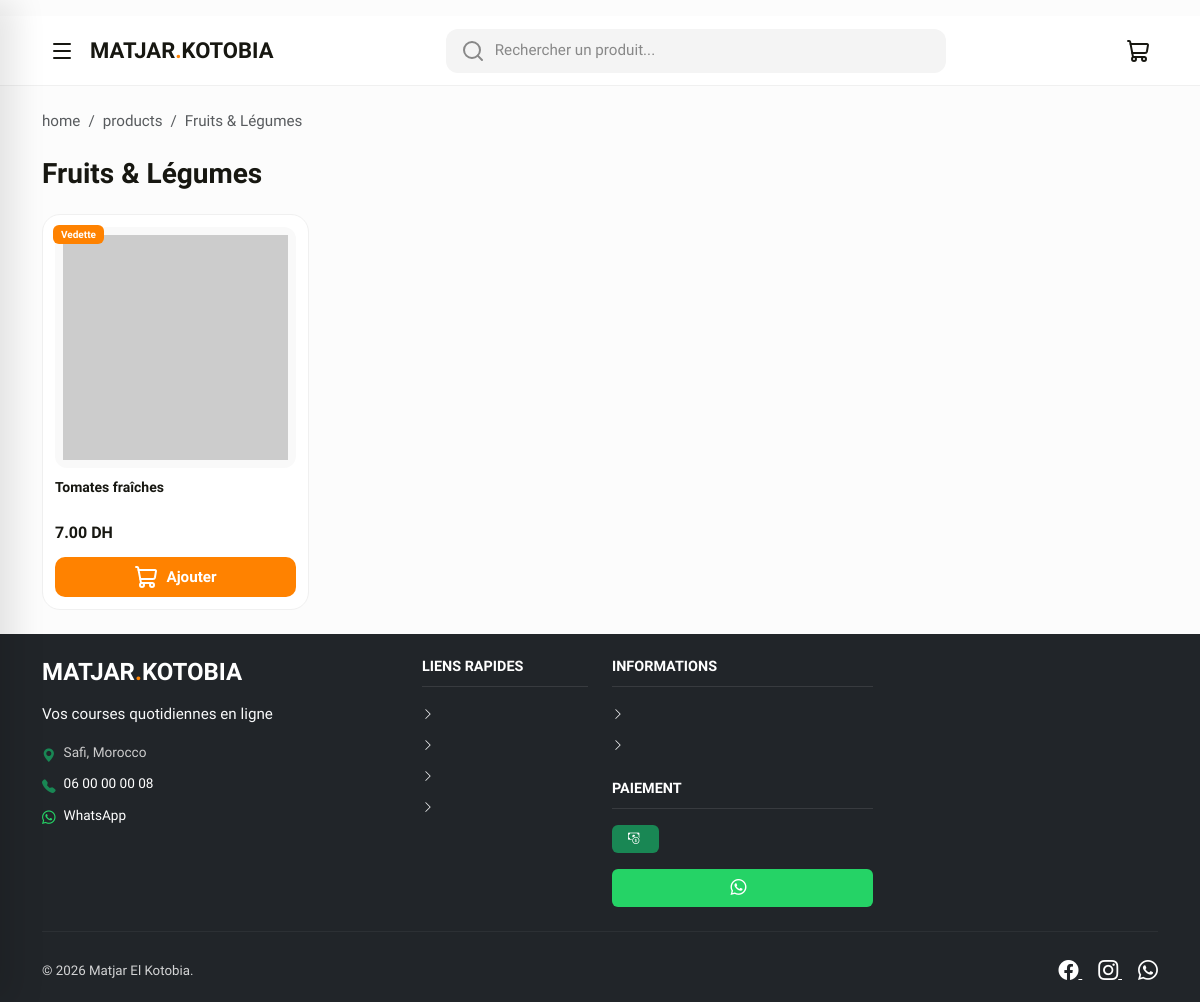
The app's page /pages/category.php?slug=fruits-legumes with its own data.
### tables this page shows
CREATE TABLE IF NOT EXISTS `hri_category` (
    `category_id`               INT UNSIGNED    NOT NULL AUTO_INCREMENT,
    `category_name_fr`          VARCHAR(100)    NOT NULL                 COMMENT 'Category name in French',
    `category_name_ar`          VARCHAR(100)    NOT NULL                 COMMENT 'Category name in Arabic',
    `category_slug`             VARCHAR(120)    NOT NULL                 COMMENT 'URL-safe slug (e.g. fruits-legumes)',
    `category_icon`             VARCHAR(100)             DEFAULT NULL    COMMENT 'Bootstrap Icon class or filename',
    `category_image`            VARCHAR(255)             DEFAULT NULL    COMMENT 'Category image filename (assets/images/categories/)',
    `category_description_fr`   TEXT                     DEFAULT NULL    COMMENT 'Optional description in French',
    `category_description_ar`   TEXT                     DEFAULT NULL    COMMENT 'Optional description in Arabic',
    `category_display_order`    INT             NOT NULL DEFAULT 0       COMMENT 'Sort order for nav/listing display',
    `category_is_active`        TINYINT(1)      NOT NULL DEFAULT 1       COMMENT '1=visible, 0=hidden',
    `category_created_at`       DATETIME        NOT NULL DEFAULT CURRENT_TIMESTAMP,
    `category_updated_at`       DATETIME        NOT NULL DEFAULT CURRENT_TIMESTAMP
                                                         ON UPDATE CURRENT_TIMESTAMP,

     
    PRIMARY KEY (`category_id`),
    UNIQUE KEY `uq_category_slug` (`category_slug`),

     
    INDEX `idx_category_slug`         (`category_slug`),
    INDEX `idx_category_active_order` (`category_is_active`, `category_display_order`)

);

CREATE TABLE IF NOT EXISTS `hri_product` (
    `product_id`                INT UNSIGNED    NOT NULL AUTO_INCREMENT,
    `product_category_id`       INT UNSIGNED    NOT NULL                 COMMENT 'FK → hri_category.category_id',
    `product_name_fr`           VARCHAR(200)    NOT NULL                 COMMENT 'Product name in French',
    `product_name_ar`           VARCHAR(200)    NOT NULL                 COMMENT 'Product name in Arabic',
    `product_slug`              VARCHAR(220)    NOT NULL                 COMMENT 'URL-safe slug — unique per product',
    `product_description_fr`    TEXT                     DEFAULT NULL    COMMENT 'Full description in French',
    `product_description_ar`    TEXT                     DEFAULT NULL    COMMENT 'Full description in Arabic',
    `product_price`             DECIMAL(10,2)   NOT NULL                 COMMENT 'Regular price in DH (MAD)',
    `product_sale_price`        DECIMAL(10,2)            DEFAULT NULL    COMMENT 'Promotional price in DH — NULL = no sale',
    `product_unit`              ENUM('kg','piece','pack','liter','gram','unit')
                                                NOT NULL DEFAULT 'piece' COMMENT 'Unit of measure',
    `product_unit_step`         DECIMAL(5,2)    NOT NULL DEFAULT 1.00   COMMENT 'Cart quantity increment (e.g. 0.5 for ½ kg)',
    `product_stock_quantity`    INT             NOT NULL DEFAULT 0       COMMENT 'Available stock — 0 = out of stock',
    `product_image`             VARCHAR(255)    NOT NULL DEFAULT 'default_product.jpg'
                                                                         COMMENT 'Main image filename (assets/uploads/products/)',
    `product_image_thumb`       VARCHAR(255)             DEFAULT NULL    COMMENT 'Thumbnail filename (generated by PHP GD)',
    `product_is_featured`       TINYINT(1)      NOT NULL DEFAULT 0       COMMENT '1 = show in homepage featured section',
    `product_is_on_sale`        TINYINT(1)      NOT NULL DEFAULT 0       COMMENT '1 = show sale badge overlay',
    `product_is_active`         TINYINT(1)      NOT NULL DEFAULT 1       COMMENT '1 = visible to customers',
    `product_view_count`        INT UNSIGNED    NOT NULL DEFAULT 0       COMMENT 'Page-view counter for basic analytics',
    `product_sort_order`        INT             NOT NULL DEFAULT 0       COMMENT 'Custom sort within category',
    `product_created_at`        DATETIME        NOT NULL DEFAULT CURRENT_TIMESTAMP,
    `product_updated_at`        DATETIME        NOT NULL DEFAULT CURRENT_TIMESTAMP
                                                         ON UPDATE CURRENT_TIMESTAMP,

     
    PRIMARY KEY (`product_id`),
    UNIQUE KEY `uq_product_slug` (`product_slug`),

    CONSTRAINT `fk_product_category`
        FOREIGN KEY (`product_category_id`)
        REFERENCES `hri_category` (`category_id`)
        ON DELETE RESTRICT
        ON UPDATE CASCADE,

     
    INDEX `idx_product_category`  (`product_category_id`),
    INDEX `idx_product_slug`      (`product_slug`),
    INDEX `idx_product_active`    (`product_is_active`),
    INDEX `idx_product_featured`  (`product_is_featured`, `product_is_active`),
    INDEX `idx_product_sale`      (`product_is_on_sale`,  `product_is_active`),
    INDEX `idx_product_price`     (`product_price`),
    INDEX `idx_product_stock`     (`product_stock_quantity`),

     
    FULLTEXT INDEX `idx_product_search` (`product_name_fr`, `product_name_ar`,
                                          `product_description_fr`, `product_description_ar`)

);

CREATE TABLE IF NOT EXISTS `hri_settings` (
    `setting_id`            INT UNSIGNED    NOT NULL AUTO_INCREMENT,
    `setting_key`           VARCHAR(100)    NOT NULL                 COMMENT 'Machine-readable key (permanent)',
    `setting_value`         TEXT                     DEFAULT NULL    COMMENT 'Stored value',
    `setting_type`          ENUM('text','number','boolean','json')
                                            NOT NULL DEFAULT 'text'  COMMENT 'Value type for validation',
    `setting_group`         VARCHAR(50)     NOT NULL DEFAULT 'general'
                                                                     COMMENT 'Grouping for admin UI',
    `setting_label_fr`      VARCHAR(150)             DEFAULT NULL    COMMENT 'Human-readable label (FR)',
    `setting_label_ar`      VARCHAR(150)             DEFAULT NULL    COMMENT 'Human-readable label (AR)',
    `setting_updated_at`    DATETIME        NOT NULL DEFAULT CURRENT_TIMESTAMP
                                                     ON UPDATE CURRENT_TIMESTAMP,

     
    PRIMARY KEY (`setting_id`),
    UNIQUE KEY `uq_setting_key` (`setting_key`),

     
    INDEX `idx_setting_key`   (`setting_key`),
    INDEX `idx_setting_group` (`setting_group`)

);

### pages/_product_card.php (the view, shortened to what the rows shown need)
<?php
$p = $product_data;
$product_id = (int)$p['product_id'];
$product_name_fr = $p['product_name_fr'];
$product_name_ar = $p['product_name_ar'];
$product_image = $p['product_image'];
$product_price = (float)$p['product_price'];
$product_sale_price = (float)$p['product_sale_price'];
$is_on_sale = (bool)$p['product_is_on_sale'] && $product_sale_price > 0 && $product_sale_price < $product_price;
$display_price = $is_on_sale ? $product_sale_price : $product_price;
$cart = $_SESSION[CART_SESSION_KEY] ?? [];
$in_cart = isset($cart[$product_id]);
?>
<div class="hri-product-card <?php echo $in_cart ? 'is-active' : ''; ?>" data-product-id="<?php echo $product_id; ?>">
    <?php if ($is_on_sale): ?>
        <span class="hri-product-card__badge hri-product-card__badge--sale">-<?php echo round((($product_price - $product_sale_price) / $product_price) * 100); ?>%</span>
    <?php elseif ($p['product_is_featured']): ?>
        <span class="hri-product-card__badge hri-product-card__badge--featured"><?php echo $current_language === 'ar' ? 'مميز' : 'Vedette'; ?></span>
    <?php endif; ?>
    <a href="<?php echo SITE_URL; ?>/pages/product_detail.php?slug=<?php echo $p['product_slug']; ?>" class="hri-product-card__image text-decoration-none">
        <img src="<?php echo get_product_image_url($product_image); ?>" alt="<?php echo htmlspecialchars($product_name_fr); ?>" loading="lazy" onerror="this.src='https://placehold.co/200x200/f5f5f5/9e9e9e?text=No+Image'">
    </a>
    <div class="hri-product-card__content">
        <a href="<?php echo SITE_URL; ?>/pages/product_detail.php?slug=<?php echo $p['product_slug']; ?>" class="hri-product-card__title">
            <?php echo htmlspecialchars($current_language === 'ar' ? $product_name_ar : $product_name_fr); ?>
        </a>
        <div class="hri-product-card__price">
            <span class="current"><?php echo format_price($display_price); ?></span>
        </div>
        <div class="hri-product-card__actions">
            <button class="hri-product-card__btn-cart" onclick="addCardToCart(<?php echo $product_id; ?>)">
                <i data-lucide="shopping-cart" size="16"></i>
                <span><?php echo $current_language === 'ar' ? 'أضف' : 'Ajouter'; ?></span>
            </button>
        </div>
    </div>
</div>

### pages/category.php (shortened to what the rows shown need)
<?php
$slug = $_GET['slug'] ?? '';
$category = get_category_by_slug($slug);
$category_id = (int)$category['category_id'];
$current_page = isset($_GET['page']) ? (int)$_GET['page'] : 1;
$product_list = get_products_by_category($category_id, $current_page);
$category_name = get_category_name($category);
require_once __DIR__ . '/../includes/header.php';
?>
<div class="container py-4">
    <nav aria-label="breadcrumb">
        <ol class="breadcrumb mb-4">
            <li class="breadcrumb-item"><a href="<?= SITE_URL ?>/index.php" class="text-decoration-none text-muted"><?= translate('home') ?></a></li>
            <li class="breadcrumb-item"><a href="<?= SITE_URL ?>/pages/products.php" class="text-decoration-none text-muted"><?= translate('products') ?></a></li>
            <li class="breadcrumb-item active" aria-current="page"><?= htmlspecialchars($category_name) ?></li>
        </ol>
    </nav>
    <div class="d-flex justify-content-between align-items-center mb-4">
        <h1 class="h3 fw-bold mb-0">
            <?= htmlspecialchars($category_name) ?>
        </h1>
    </div>
    <?php if (empty($product_list)): ?>
        <div class="text-center py-5">
            <i class="bi bi-search fs-1 text-muted mb-3 d-block"></i>
            <p class="text-muted"><?= translate('no_products_found') ?></p>
            <a href="<?= SITE_URL ?>/pages/products.php" class="btn hri-btn-orange text-white fw-bold">
                <?= translate('view_all') ?>
            </a>
        </div>
    <?php else: ?>
        <div class="row g-2 g-md-3">
            <?php foreach ($product_list as $product_data): ?>
                <div class="col-6 col-md-4 col-lg-3">
                    <?php include __DIR__ . '/_product_card.php'; ?>
                </div>
            <?php endforeach; ?>
        </div>
    <?php endif; ?>
</div>
<?php
require_once __DIR__ . '/../includes/footer.php';
?>

### includes/footer.php (shortened to what the rows shown need)
<?php
$db_address = get_setting('store_address');
$store_address = !empty($db_address) ? $db_address : (DEFAULT_CITY . ', ' . DEFAULT_COUNTRY);
?>
    <footer class="footer bg-dark text-white pt-4 pb-3">
        <div class="container">
            <div class="row g-4">
                <div class="col-lg-4 col-md-6">
                    <ul class="list-unstyled footer-contact">
                        <li class="mb-2">
                            <i class="bi bi-geo-alt-fill me-2 text-success"></i>
                            <span><?php echo htmlspecialchars($store_address); ?></span>
                        </li>
                    </ul>
                </div>
            </div>
        </div>
    </footer>
</body>
</html>

### records on screen
hri_category: category_name_fr "Fruits & Légumes"
hri_product: product_is_featured "Vedette", product_name_fr "Tomates fraîches", format_price($display_price) "7.00 DH"
hri_settings: setting_value "Safi, Morocco"

### other values on screen
translate('home') "home"
translate('products') "products"
SITE_TAGLINE_FR "Vos courses quotidiennes en ligne"
$store_phone_display "06 00 00 00 08"
$lang['quick_links'] "LIENS RAPIDES"
$store_name "Matjar El Kotobia"
